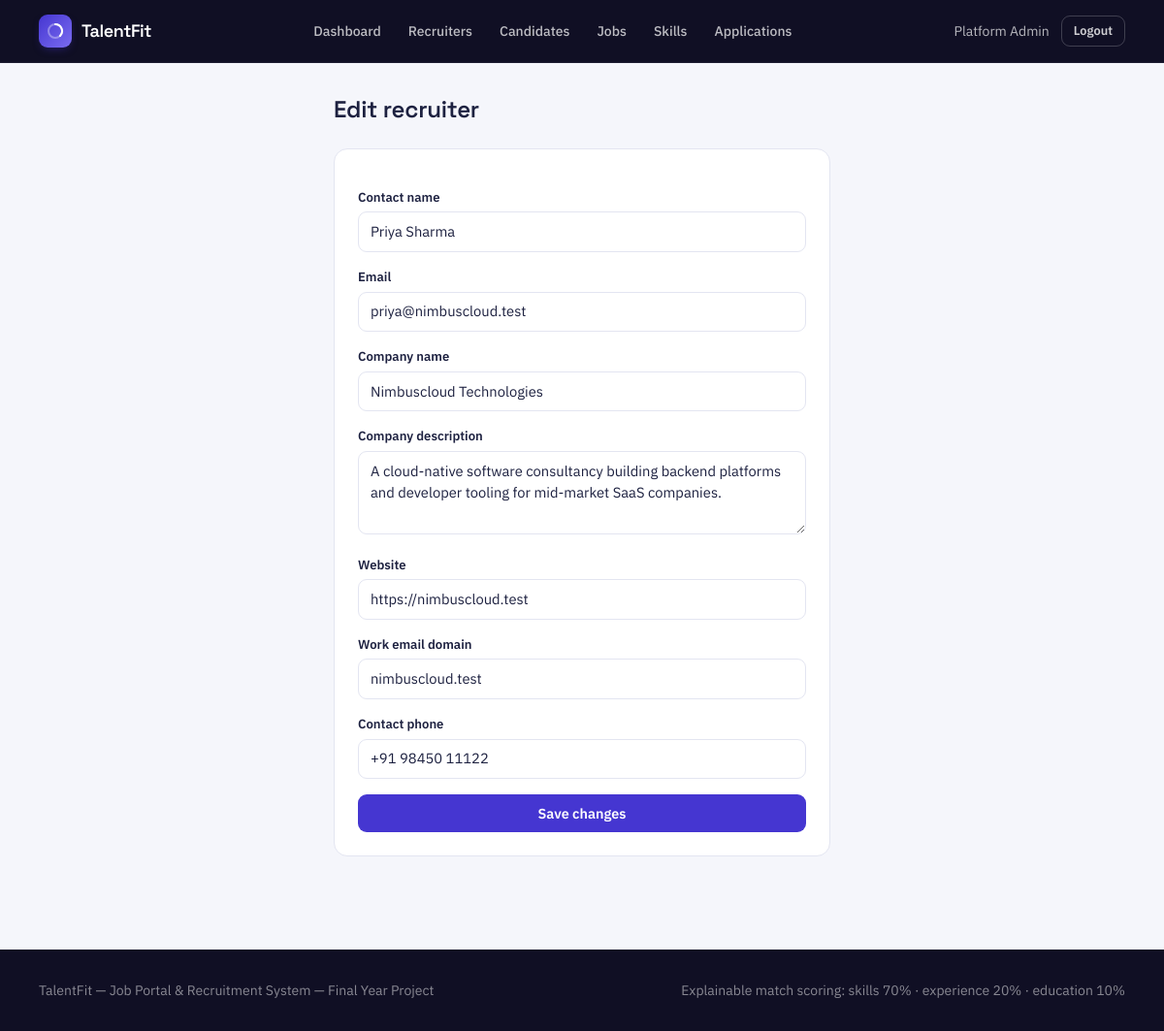
/admin/recruiters/2/edit (signed in), run on the app's committed database.
### tables this page shows
CREATE TABLE users (
    id INT AUTO_INCREMENT PRIMARY KEY,
    name VARCHAR(150) NOT NULL,
    email VARCHAR(190) NOT NULL UNIQUE,
    password_hash VARCHAR(255) NULL,
    role ENUM('admin', 'recruiter', 'candidate') NOT NULL,
    status ENUM('pending', 'approved', 'rejected', 'suspended') NOT NULL DEFAULT 'approved',
    source ENUM('seed', 'self_registered', 'bulk_import', 'admin_manual') NOT NULL DEFAULT 'self_registered',
    reset_token VARCHAR(64) NULL,
    reset_token_expires_at DATETIME NULL,
    created_at TIMESTAMP NOT NULL DEFAULT CURRENT_TIMESTAMP,
    updated_at TIMESTAMP NOT NULL DEFAULT CURRENT_TIMESTAMP ON UPDATE CURRENT_TIMESTAMP
);

CREATE TABLE recruiter_profiles (
    user_id INT PRIMARY KEY,
    company_name VARCHAR(180) NOT NULL,
    company_description TEXT NULL,
    logo_path VARCHAR(255) NULL,
    website VARCHAR(255) NULL,
    work_email_domain VARCHAR(150) NULL,
    contact_name VARCHAR(150) NULL,
    contact_phone VARCHAR(30) NULL,
    CONSTRAINT fk_rp_user FOREIGN KEY (user_id) REFERENCES users(id) ON DELETE CASCADE
);

### app/views/admin/recruiters/edit.php (the view, shortened to what the rows shown need)
<div class="max-w-lg mx-auto">
    <h1 class="font-display font-semibold text-2xl text-ink mb-6">Edit recruiter</h1>
    <div class="card-surface p-6">
        <form method="post" action="<?= Router::url('/admin/recruiters/' . $recruiterUser['id']) ?>" class="space-y-4">
            <div>
                <label class="field-label">Contact name</label>
                <input type="text" name="name" required class="field-input" value="<?= e($recruiterUser['name']) ?>">
            </div>
            <div>
                <label class="field-label">Email</label>
                <input type="email" name="email" required class="field-input" value="<?= e($recruiterUser['email']) ?>">
            </div>
            <div>
                <label class="field-label">Company name</label>
                <input type="text" name="company_name" required class="field-input" value="<?= e($profile['company_name'] ?? '') ?>">
            </div>
            <div>
                <label class="field-label">Company description</label>
                <textarea name="company_description" rows="3" class="field-input"><?= e($profile['company_description'] ?? '') ?></textarea>
            </div>
            <div>
                <label class="field-label">Website</label>
                <input type="text" name="website" class="field-input" value="<?= e($profile['website'] ?? '') ?>">
            </div>
            <div>
                <label class="field-label">Work email domain</label>
                <input type="text" name="work_email_domain" class="field-input" value="<?= e($profile['work_email_domain'] ?? '') ?>">
            </div>
            <div>
                <label class="field-label">Contact phone</label>
                <input type="text" name="contact_phone" class="field-input" value="<?= e($profile['contact_phone'] ?? '') ?>">
            </div>
            <button type="submit" class="btn-primary w-full">Save changes</button>
        </form>
    </div>
</div>

### core/Router.php (shortened to what the rows shown need)
<?php
class Router
{
    private array $routes = ['GET' => [], 'POST' => []];
    private static string $basePath = '';
    public static function setBasePath(string $path): void
    {
        self::$basePath = rtrim($path, '/');
    }
    public static function url(string $path = ''): string
    {
        return self::$basePath . $path;
    }
    public function get(string $pattern, array $handler): void
    {
        $this->routes['GET'][$pattern] = $handler;
    }
    public function post(string $pattern, array $handler): void
    {
        $this->routes['POST'][$pattern] = $handler;
    }
    public function dispatch(string $method, string $uri): void
    {
        $path = parse_url($uri, PHP_URL_PATH) ?? '/';
        $path = rtrim($path, '/');
        foreach ($this->routes[$method] ?? [] as $pattern => $handler) {
            $params = $this->match($pattern, $path);
            if ($params !== null) {
                [$controllerClass, $action] = $handler;
                $controller = new $controllerClass();
                call_user_func_array([$controller, $action], $params);
                return;
            }
        }
    }
    private function match(string $pattern, string $path): ?array
    {
        $regex = preg_replace('#\{[a-zA-Z_]+\}#', '([^/]+)', $pattern);
        $regex = rtrim($regex, '/');
        if ($regex === '') {
            $regex = '/';
        }
        if (!preg_match('#^' . $regex . '$#', $path, $matches)) {
            return null;
        }
        array_shift($matches);
        return $matches;
    }
}

### app/views/partials/header.php (shortened to what the rows shown need)
<?php
$currentUser = Auth::user();
$role = $currentUser['role'] ?? null;
?>
<!doctype html>
<html lang="en">
<head>
    <script src="https://cdn.tailwindcss.com"></script>
    <link href="<?= Router::url('/assets/css/style.css') ?>" rel="stylesheet">
</head>
<body class="font-body">
<nav class="tf-nav">
    <div class="max-w-6xl mx-auto px-4 flex items-center justify-between h-16">
        <a href="<?= Router::url($currentUser ? Auth::dashboardPath() : '/') ?>" class="flex items-center gap-2.5">
            <span class="brand-mark">
                <svg width="18" height="18" viewBox="0 0 36 36" fill="none">
                    <circle cx="18" cy="18" r="14" stroke="rgba(255,255,255,0.35)" stroke-width="4"/>
                    <path d="M18 4a14 14 0 0 1 9.9 23.9" stroke="#fff" stroke-width="4" stroke-linecap="round"/>
                </svg>
            </span>
            <span class="font-display font-semibold text-white text-lg tracking-tight">TalentFit</span>
        </a>
        <div class="hidden md:flex items-center gap-1 text-sm font-medium">
            <?php if ($role === 'admin'): ?>
                <a class="nav-link px-3 py-2" href="<?= Router::url('/admin/dashboard') ?>">Dashboard</a>
                <a class="nav-link px-3 py-2" href="<?= Router::url('/admin/recruiters') ?>">Recruiters</a>
                <a class="nav-link px-3 py-2" href="<?= Router::url('/admin/candidates') ?>">Candidates</a>
                <a class="nav-link px-3 py-2" href="<?= Router::url('/admin/jobs') ?>">Jobs</a>
                <a class="nav-link px-3 py-2" href="<?= Router::url('/admin/skills') ?>">Skills</a>
                <a class="nav-link px-3 py-2" href="<?= Router::url('/admin/applications') ?>">Applications</a>
            <?php else: ?>
                <a class="nav-link px-3 py-2" href="<?= Router::url('/jobs') ?>">Browse Jobs</a>
            <?php endif; ?>
        </div>
        <div class="flex items-center gap-3">
            <?php if ($currentUser): ?>
                <a href="<?= Router::url('/account') ?>" class="hidden sm:inline text-sm text-white/70 hover:text-white"><?= e($currentUser['name']) ?></a>
                <form method="post" action="<?= Router::url('/logout') ?>">
                    <button type="submit" class="btn-secondary btn-sm !bg-transparent !text-white/80 !border-white/20 hover:!text-white">Logout</button>
                </form>
            <?php else: ?>
                <a href="<?= Router::url('/login') ?>" class="text-sm font-medium text-white/80 hover:text-white">Login</a>
                <a href="<?= Router::url('/register') ?>" class="btn-primary btn-sm">Get started</a>
            <?php endif; ?>
        </div>
    </div>
</nav>
<main class="max-w-6xl mx-auto px-4 py-8">

### data on the page
users: name "Platform Admin"
users: name "Priya Sharma", email "priya@nimbuscloud.test"
recruiter_profiles: company_name "Nimbuscloud Technologies", company_description "A cloud-native software consultancy building backend platforms and developer tooling for mid-market SaaS companies.", website "https://nimbuscloud.test", work_email_domain "nimbuscloud.test", contact_phone "+91 98450 11122"
